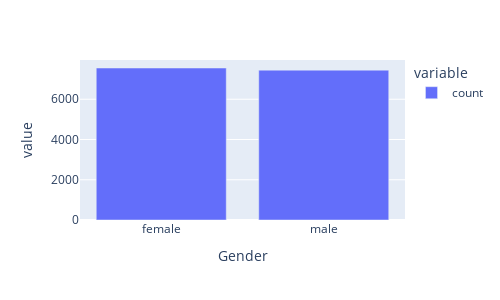

The cell this chart's notebook holds for it:
### Code cell
import plotly.express as px
plt.figure(figsize=(5,5))
px.bar(df['Gender'].value_counts(),width=500,height=300)

### Figure 1 — Plotly figure (JSON) as saved in the notebook; plotly's stock layout.template omitted (floating-point values rounded to 4 significant figures)
{"data": [{"alignmentgroup": "True", "hovertemplate": "variable=count<br>Gender=%{x}<br>value=%{y}<extra></extra>", "legendgroup": "count", "marker": {"color": "#636efa", "pattern": {"shape": ""}}, "name": "count", "offsetgroup": "count", "orientation": "v", "showlegend": true, "textposition": "auto", "type": "bar", "x": ["female", "male"], "xaxis": "x", "y": [7553, 7447], "yaxis": "y"}], "layout": {"barmode": "relative", "height": 300, "legend": {"title": {"text": "variable"}, "tracegroupgap": 0}, "margin": {"t": 60}, "width": 500, "xaxis": {"anchor": "y", "autorange": true, "domain": [0, 1], "range": [-0.5, 1.5], "title": {"text": "Gender"}, "type": "category"}, "yaxis": {"anchor": "x", "autorange": true, "domain": [0, 1], "range": [0, 7951.0], "title": {"text": "value"}, "type": "linear"}}}
